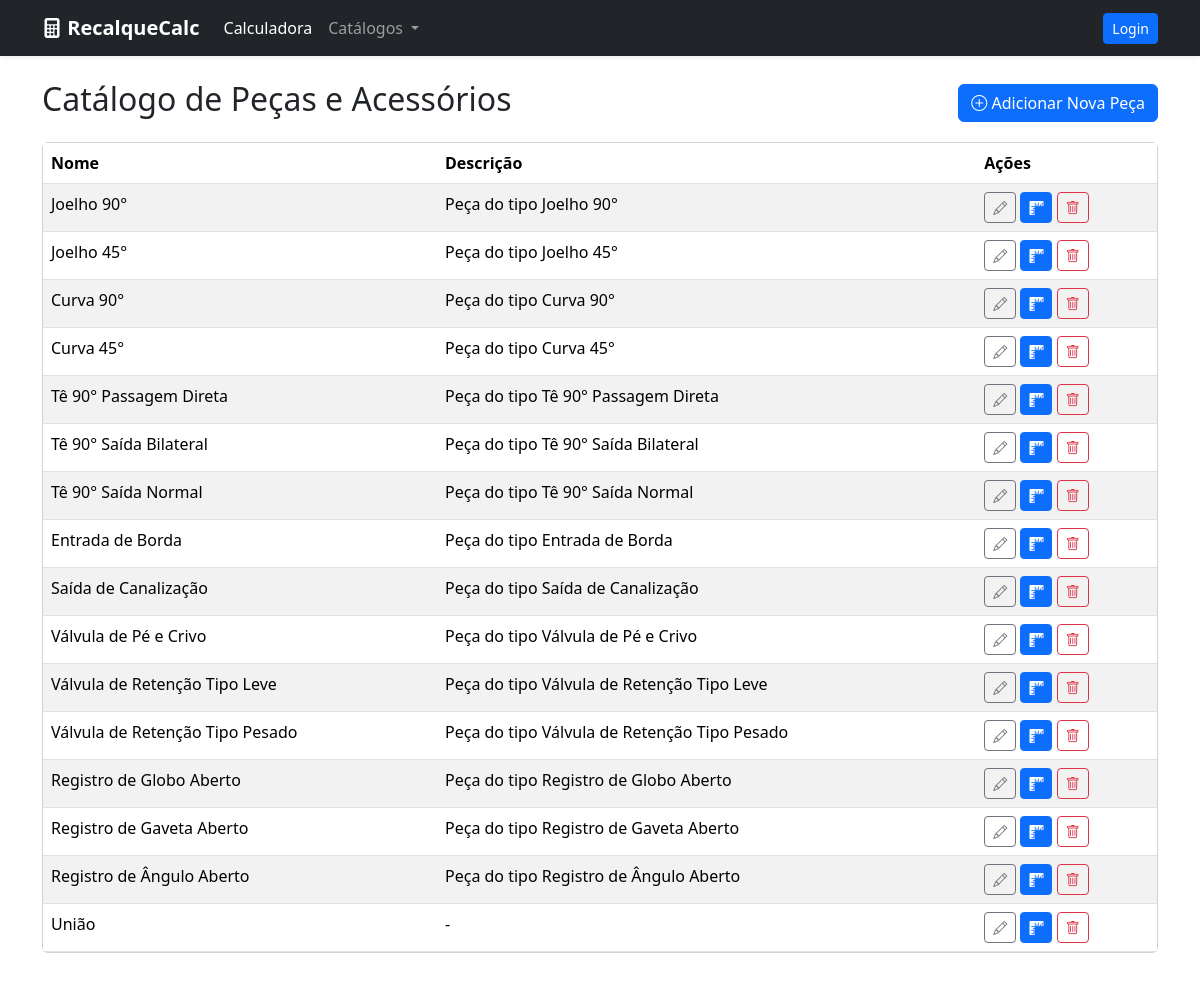
Page /catalog/pecas/ on the committed database.
### calculator/models.py (models this page shows, shortened)
class Peca(models.Model):
    nome = models.CharField(max_length=100, unique=True)
    descricao = models.CharField(max_length=255, blank=True, null=True)

### calculator/views.py (the view)
# urls.py: path('catalog/pecas/', views.PecaListView.as_view(), name='peca_list'),
class PecaListView(ListView):
    model = Peca
    template_name = 'calculator/peca_list.html'
    context_object_name = 'pecas'

### calculator/templates/calculator/peca_list.html
{% extends "calculator/base.html" %}
{% block content %}
<div class="d-flex justify-content-between align-items-center mb-3">
    <h2>Catálogo de Peças e Acessórios</h2>
    <a href="{% url 'peca_create' %}" class="btn btn-primary">
        <i class="bi bi-plus-circle"></i> Adicionar Nova Peça
    </a>
</div>
<div class="card">
    <div class="table-responsive">
        <table class="table table-striped table-hover mb-0">
            <thead>
                <tr>
                    <th>Nome</th>
                    <th>Descrição</th>
                    <th>Ações</th>
                </tr>
            </thead>
            <tbody>
                {% for peca in pecas %}
                <tr>
                    <td>{{ peca.nome }}</td>
                    <td>{{ peca.descricao|default:"-" }}</td>
                    <td>
                        <a href="{% url 'peca_update' peca.pk %}" class="btn btn-sm btn-outline-secondary" title="Editar Nome/Descrição">
                            <i class="bi bi-pencil"></i>
                        </a>
                        <a href="{% url 'leq_bulk_edit' peca.pk %}" class="btn btn-sm btn-primary" title="Editar Comprimentos Equivalentes">
                            <i class="bi bi-rulers"></i>
                        </a>
                        <a href="{% url 'peca_delete' peca.pk %}" class="btn btn-sm btn-outline-danger" title="Deletar Peça">
                            <i class="bi bi-trash"></i>
                        </a>
                    </td>
                </tr>
                {% empty %}
                <tr>
                    <td colspan="3" class="text-center">Nenhuma peça cadastrada.</td>
                </tr>
                {% endfor %}
            </tbody>
        </table>
    </div>
</div>
{% endblock %}

### calculator/templates/calculator/base.html (shortened to what this page needs)
<!DOCTYPE html>
<html lang="pt-br">
<head>
    <link href="https://cdn.jsdelivr.net/npm/bootstrap@5.3.3/dist/css/bootstrap.min.css" rel="stylesheet">
    <link rel="stylesheet" href="https://cdn.jsdelivr.net/npm/bootstrap-icons@1.11.3/font/bootstrap-icons.min.css">
</head>
<body>
    {% include 'calculator/partials/navbar.html' %}
    <main class="container mt-4 mb-5">
        {% block content %}{% endblock %}
    </main>
</body>
</html>

### calculator/templates/calculator/partials/navbar.html (shortened to what this page needs)
<nav class="navbar navbar-expand-lg navbar-dark bg-dark shadow-sm">
    <div class="container">
        <a class="navbar-brand" href="{% url 'calculadora' %}">
            <i class="bi bi-calculator-fill"></i>
            <strong>RecalqueCalc</strong>
        </a>
        <div class="collapse navbar-collapse" id="navbarNav">
            <ul class="navbar-nav me-auto mb-2 mb-lg-0">
                <li class="nav-item">
                    <a class="nav-link active" aria-current="page" href="{% url 'calculadora' %}">Calculadora</a>
                </li>
                <li class="nav-item dropdown">
                    <a class="nav-link dropdown-toggle" href="#" id="navbarDropdown" role="button" data-bs-toggle="dropdown" aria-expanded="false">
                        Catálogos
                    </a>
                </li>
            </ul>
            <div class="d-flex">
                {% if user.is_authenticated %}
                    <span class="navbar-text me-3">
                        Olá, <strong>{{ user.username }}</strong>!
                    </span>
                    <form action="{% url 'logout' %}" method="post" class="d-inline">
                        {% csrf_token %}
                        <button type="submit" class="btn btn-secondary btn-sm">Sair</button>
                    </form>
                {% else %}
                    <a href="{% url 'login' %}" class="btn btn-primary btn-sm">Login</a>
                {% endif %}
            </div>
        </div>
    </div>
</nav>

### rows in the picture
Peca: nome "Joelho 90°", descricao "Peça do tipo Joelho 90°"
Peca: nome "Joelho 45°", descricao "Peça do tipo Joelho 45°"
Peca: nome "Curva 90°", descricao "Peça do tipo Curva 90°"
Peca: nome "Curva 45°", descricao "Peça do tipo Curva 45°"
Peca: nome "Tê 90° Passagem Direta", descricao "Peça do tipo Tê 90° Passagem Direta"
Peca: nome "Tê 90° Saída Bilateral", descricao "Peça do tipo Tê 90° Saída Bilateral"
Peca: nome "Tê 90° Saída Normal", descricao "Peça do tipo Tê 90° Saída Normal"
Peca: nome "Entrada de Borda", descricao "Peça do tipo Entrada de Borda"
Peca: nome "Saída de Canalização", descricao "Peça do tipo Saída de Canalização"
Peca: nome "Válvula de Pé e Crivo", descricao "Peça do tipo Válvula de Pé e Crivo"
Peca: nome "Válvula de Retenção Tipo Leve", descricao "Peça do tipo Válvula de Retenção Tipo Leve"
Peca: nome "Válvula de Retenção Tipo Pesado", descricao "Peça do tipo Válvula de Retenção Tipo Pesado"
Peca: nome "Registro de Globo Aberto", descricao "Peça do tipo Registro de Globo Aberto"
Peca: nome "Registro de Gaveta Aberto", descricao "Peça do tipo Registro de Gaveta Aberto"
Peca: nome "Registro de Ângulo Aberto", descricao "Peça do tipo Registro de Ângulo Aberto"
Peca: nome "União", descricao "-"
